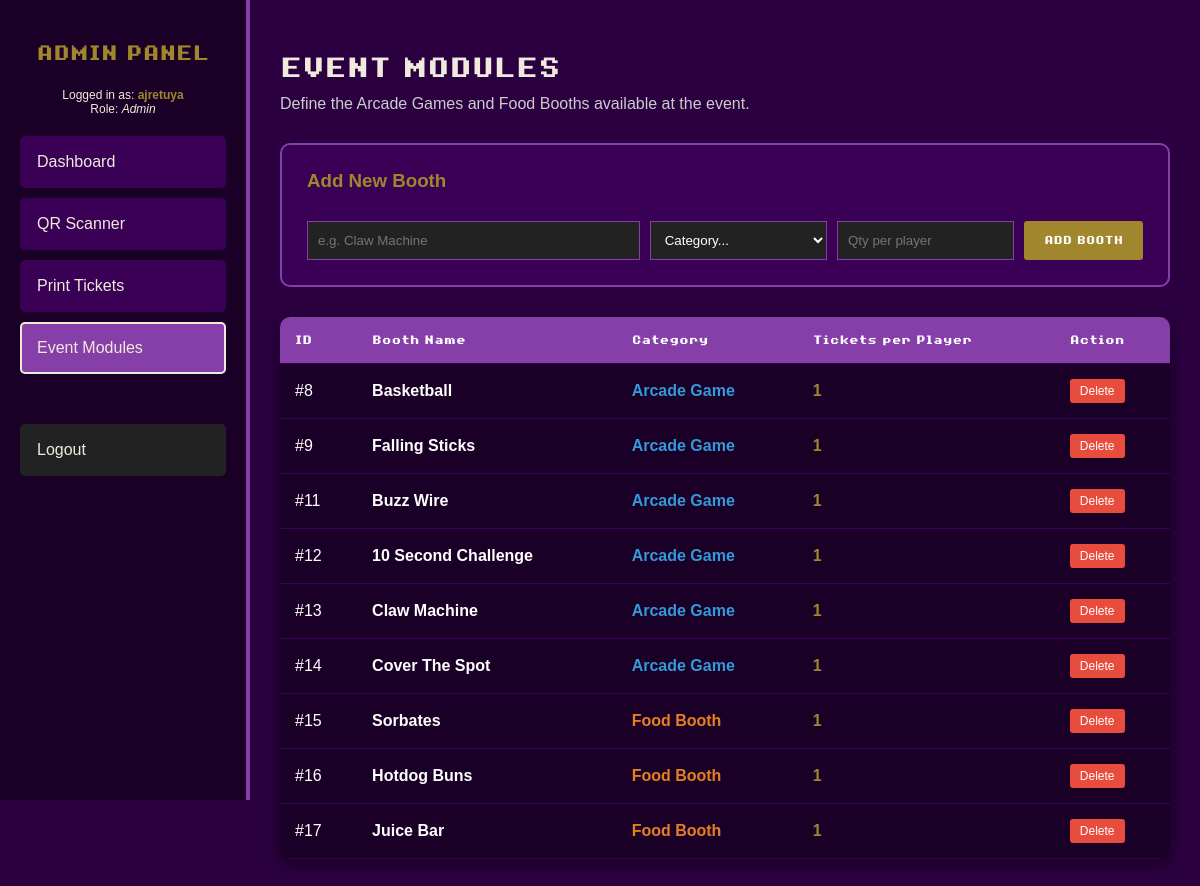
/admin/event_modules.php (signed in), run on the app's committed database.
### tables this page shows
CREATE TABLE `event_modules` (
  `id` int(11) NOT NULL,
  `module_name` varchar(100) NOT NULL,
  `module_type` varchar(50) NOT NULL,
  `default_tickets` int(11) DEFAULT 1
);

### admin/auth.php (called while the page is built, shortened)
<?php
$admin_username = $_SESSION['admin_username'];
$admin_role = $_SESSION['admin_role'];
?>

### admin/event_modules.php (the view, shortened to what this page needs)
<?php
require 'auth.php';
require '../php/db_connect.php';
$modules_query = $conn->query("SELECT * FROM event_modules ORDER BY module_type, id ASC");
?>
<!DOCTYPE html>
<html lang="en">
<head>
    <link rel="stylesheet" href="css/admin_style.css">
</head>
<body>
    <div class="sidebar">
        <h2>ADMIN PANEL</h2>
        <div style="color: #f0eadd; font-size: 12px; margin-bottom: 20px; text-align: center;">
            Logged in as: <strong style="color: #a0862d;"><?php echo htmlspecialchars($admin_username); ?></strong><br>
            Role: <em><?php echo htmlspecialchars($admin_role); ?></em>
        </div>
        <a href="index.php">Dashboard</a>
        <a href="qr_scanner.php">QR Scanner</a>
        <a href="print_tickets.php">Print Tickets</a>
        <a href="event_modules.php" class="active">Event Modules</a>
        <a href="logout.php" style="margin-top: 50px; background: #222;">Logout</a>
    </div>
    <div class="main-content">
        <h1 style="font-family: 'DetailsFont', sans-serif; color: #f0eadd;">EVENT MODULES</h1>
        <p style="color: #ccc; margin-top: -15px; margin-bottom: 30px;">Define the Arcade Games and Food Booths available at the event.</p>
        <div class="module-form">
            <h3 style="margin-top: 0; color: #a0862d; width: 100%;">Add New Booth</h3>
            <form method="POST" action="" style="display: flex; gap: 10px; width: 100%;">
                <input type="text" name="module_name" placeholder="e.g. Claw Machine" required style="flex: 2;">
                <select name="module_type" required>
                    <option value="" disabled selected>Category...</option>
                </select>
                <input type="number" name="default_tickets" placeholder="Qty per player" required min="1" style="flex: 1;">
                <button type="submit">ADD BOOTH</button>
            </form>
        </div>
        <table class="data-table">
            <thead>
                <tr>
                    <th>ID</th>
                    <th>Booth Name</th>
                    <th>Category</th>
                    <th>Tickets per Player</th>
                    <th>Action</th>
                </tr>
            </thead>
            <tbody>
                <?php if ($modules_query->num_rows > 0): ?>
                    <?php while($row = $modules_query->fetch_assoc()): ?>
                    <tr>
                        <td>#<?php echo $row['id']; ?></td>
                        <td style="font-weight: bold; color: #fff;"><?php echo htmlspecialchars($row['module_name']); ?></td>
                        <td>
                            <?php
                            $type = strtolower(trim($row['module_type']));
                            if ($type === 'arcade') {
                                echo "<span style='color: #3498db; font-weight: bold;'>Arcade Game</span>";
                            } elseif ($type === 'food') {
                                echo "<span style='color: #e67e22; font-weight: bold;'>Food Booth</span>";
                            } else {
                                echo "<span style='color: #ff3333;'>" . htmlspecialchars($row['module_type']) . "</span>";
                            }
                            ?>
                        </td>
                        <td style="font-weight: bold; color: #a0862d;"><?php echo $row['default_tickets']; ?></td>
                        <td>
                            <form method="POST" action="" style="display:inline;">
                                <button type="submit" class="btn-delete" onclick="return confirm('Remove this booth?');">Delete</button>
                            </form>
                        </td>
                    </tr>
                    <?php endwhile; ?>
                <?php else: ?>
                    <tr><td colspan='5' style='text-align:center;'>No booths added yet.</td></tr>
                <?php endif; ?>
            </tbody>
        </table>
    </div>
</body>
</html>

### admin/css/admin_style.css (style rules this page uses)
body { margin: 0; font-family: 'Arial', sans-serif; background-color: #2b0040; color: #fff; display: flex; }
.sidebar { width: 250px; background-color: #1a0026; height: 100vh; padding: 20px; box-sizing: border-box; border-right: 4px solid #863fa9; position: fixed; }
.sidebar h2 { font-family: 'DetailsFont', sans-serif; color: #a0862d; text-align: center; margin-bottom: 20px; }
.sidebar a { display: block; color: #f0eadd; text-decoration: none; padding: 15px; margin-bottom: 10px; background: #390055; border-radius: 5px; border: 2px solid transparent; transition: 0.2s; }
.sidebar a:hover, .sidebar a.active { background: #863fa9; border-color: #f0eadd; }
.main-content { margin-left: 250px; padding: 30px; width: calc(100% - 250px); box-sizing: border-box; }
.data-table { width: 100%; border-collapse: collapse; background: #1a0026; border-radius: 10px; overflow: hidden; box-shadow: 0 5px 15px rgba(0,0,0,0.5); }
.data-table th, .data-table td { padding: 15px; text-align: left; border-bottom: 1px solid #390055; }
.data-table th { background: #863fa9; color: #fff; font-family: 'DetailsFont', sans-serif; font-size: 14px; }

### admin/event_modules.php (style rules this page uses)
.module-form { background: #390055; padding: 25px; border-radius: 10px; border: 2px solid #863fa9; margin-bottom: 30px; display: flex; gap: 10px; align-items: center; flex-wrap: wrap; }
.module-form input, .module-form select { padding: 10px; background: #222; color: #fff; border: 1px solid #863fa9; flex: 1; min-width: 150px; }
.module-form button { background: #a0862d; color: #fff; padding: 10px 20px; border: none; font-family: 'DetailsFont', sans-serif; cursor: pointer; border-radius: 3px; }
.btn-delete { background: #e74c3c; color: white; padding: 5px 10px; border: none; cursor: pointer; border-radius: 3px; font-size: 12px; }

### data on the page
event_modules: id "8", module_name "Basketball", module_type "Arcade Game", default_tickets "1"
event_modules: id "9", module_name "Falling Sticks", module_type "Arcade Game", default_tickets "1"
event_modules: id "11", module_name "Buzz Wire", module_type "Arcade Game", default_tickets "1"
event_modules: id "12", module_name "10 Second Challenge", module_type "Arcade Game", default_tickets "1"
event_modules: id "13", module_name "Claw Machine", module_type "Arcade Game", default_tickets "1"
event_modules: id "14", module_name "Cover The Spot", module_type "Arcade Game", default_tickets "1"
event_modules: id "15", module_name "Sorbates", module_type "Food Booth", default_tickets "1"
event_modules: id "16", module_name "Hotdog Buns", module_type "Food Booth", default_tickets "1"
event_modules: id "17", module_name "Juice Bar", module_type "Food Booth", default_tickets "1"

### other printed values
$admin_username "ajretuya"
$admin_role "Admin"
